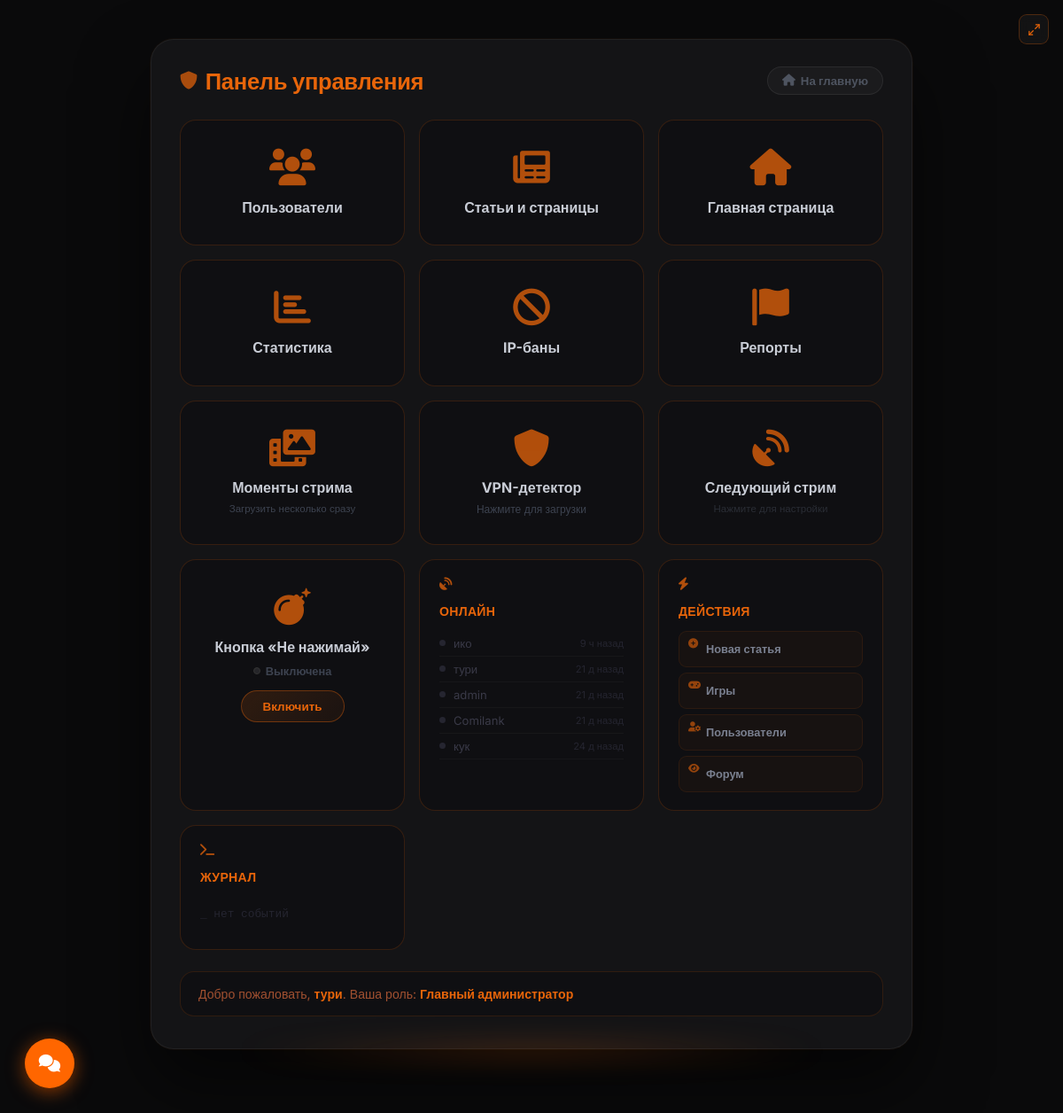
The app's page /admin (signed in), older data.
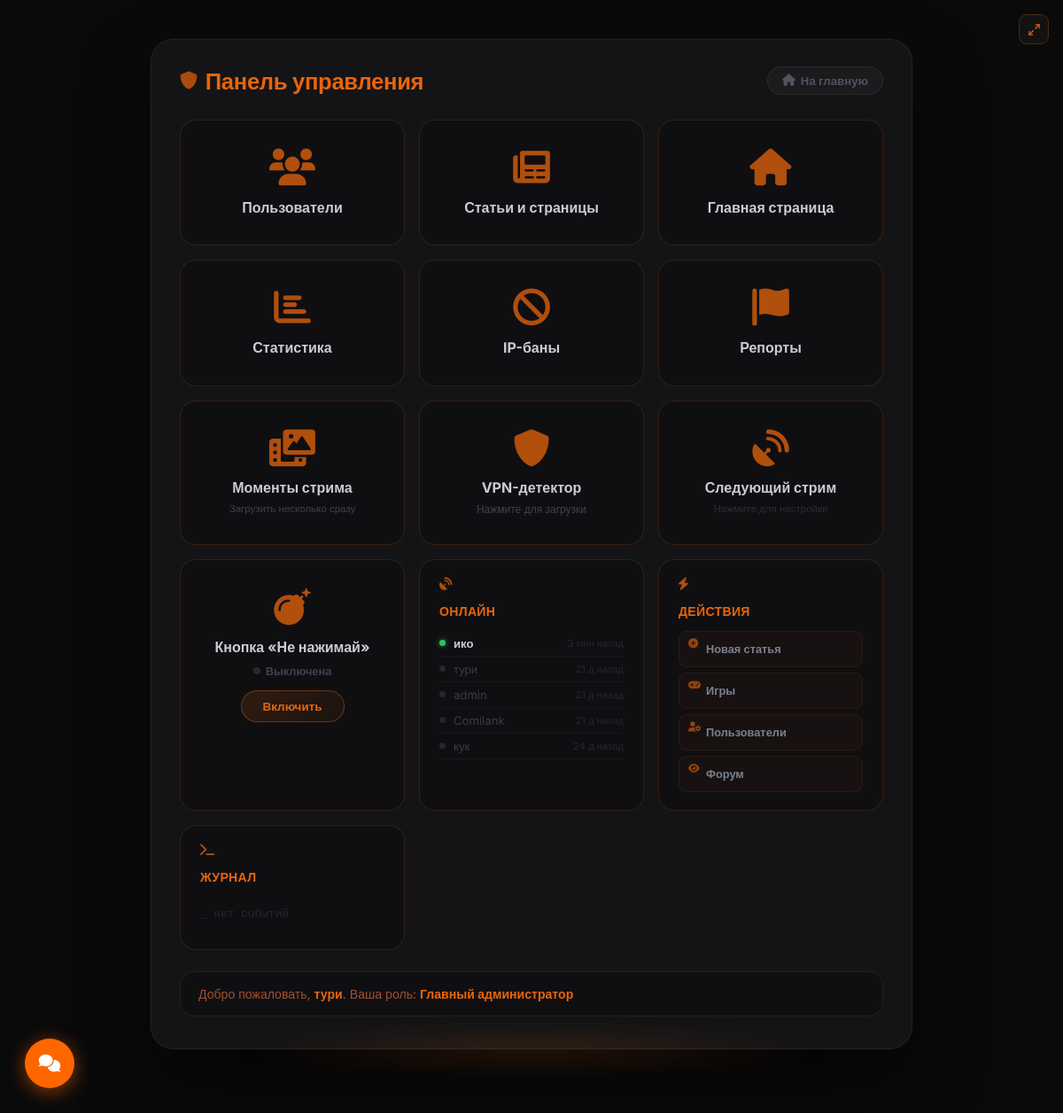
The same page, newer data.
### models.py (models this page shows, shortened)
class User(db.Model, UserMixin):
    __tablename__ = 'users'
    id             = db.Column(db.Integer, primary_key=True)
    username       = db.Column(db.String(80),  unique=True, nullable=False)
    email          = db.Column(db.String(120), unique=True, nullable=False)
    password_hash  = db.Column(db.String(256), nullable=False)
    role           = db.Column(db.Integer, default=0)
    created_at     = db.Column(db.DateTime, default=datetime.utcnow)   # дата регистрации
    last_seen      = db.Column(db.DateTime, default=datetime.utcnow)
    banned_until   = db.Column(db.DateTime, nullable=True)
    ban_reason     = db.Column(db.String(500), nullable=True)
    banned_by_id   = db.Column(db.Integer, db.ForeignKey('users.id'), nullable=True)
    recovery_key   = db.Column(db.String(256), nullable=True)
    avatar         = db.Column(db.String(300), nullable=True)
    terms_agreed   = db.Column(db.Boolean, default=False)
    privacy_agreed = db.Column(db.Boolean, default=False)
    articles       = db.relationship('Article',  backref='author',     lazy='dynamic', foreign_keys='Article.author_id')
    comments       = db.relationship('Comment',  backref='author',     lazy='dynamic', foreign_keys='Comment.author_id')
    votes          = db.relationship('Vote',     backref='user',       lazy='dynamic')
    extra_pages    = db.relationship('ExtraPage', backref='author',    lazy='dynamic', foreign_keys='ExtraPage.author_id')
    comment_reactions = db.relationship('CommentReaction', backref='user', lazy='dynamic')
    def can_ip_ban(self):
        return self.role >= 4

### app.py (the view)
@app.route('/admin')
@login_required
@editor_required
def admin_panel():
    from sqlalchemy import func as sqlfunc
    settings = SiteSettings.get()
    stats = None
    digest_data = {}
    if current_user.role >= 4:
        stats = type('S', (), {
            'articles': Article.query.count(),
            'users':    User.query.count(),
            'comments': Comment.query.count(),
            'views':    db.session.query(sqlfunc.sum(Article.views)).scalar() or 0,
        })()
        recent_comments = Comment.query.order_by(Comment.created_at.desc()).limit(5).all()
        now = datetime.utcnow()
        def ago(dt):
            if not dt: return '—'
            total = (now - dt).total_seconds()
            if total < 60: return 'только что'
            if total < 3600: return f'{int(total//60)} мин назад'
            if total < 86400: return f'{int(total//3600)} ч назад'
            days = int(total // 86400)
            return f'{days} д назад'
        digest_data['recent_comments'] = [
            {'author': c.author.username if c.author else '?', 'ago': ago(c.created_at)}
            for c in recent_comments
        ]
        recent_users = User.query.order_by(User.last_seen.desc()).limit(5).all()
        digest_data['recent_users'] = [
            {'username': u.username,
             'ago': ago(u.last_seen),
             'online': (now - u.last_seen).total_seconds() < 300}
            for u in recent_users
        ]
    open_reports_count = Report.query.filter(
        (Report.resolved == False) | (Report.resolved == None)
    ).count()
    return render_template('admin/dashboard.html',
                           chaos_button_enabled=settings.chaos_button_enabled,
                           stats=stats,
                           digest_data=digest_data,
                           next_stream_widget=NextStream.query.first(),
                           open_reports_count=open_reports_count)

### app.py (called while the page is built)
@login_manager.user_loader
def load_user(user_id):
    return User.query.get(int(user_id))

@app.before_request
def update_last_seen():
    if current_user.is_authenticated:
        from flask import g as _g
        _now = datetime.utcnow()
        _last = session.get('_ls_ts', 0)
        if _now.timestamp() - _last > 60:
            current_user.last_seen = _now
            db.session.commit()
            session['_ls_ts'] = _now.timestamp()

def editor_required(f):
    from functools import wraps
    @wraps(f)
    def decorated(*args, **kwargs):
        if not current_user.is_authenticated or current_user.role < 2: abort(403)
        return f(*args, **kwargs)
    return decorated

### models.py (called while the page is built)
    @staticmethod
    def get():
        s = SiteSettings.query.first()
        if not s:
            s = SiteSettings(chaos_button_enabled=False)
            db.session.add(s)
            db.session.commit()
        return s

### templates/admin/dashboard.html (shortened to what the changed rows need)
{% extends "base.html" %}
{% block content %}
<div class="admin-outer">
<div class="admin-card">
    <div class="admin-header">
        <h2 class="admin-title"><i class="fas fa-shield-alt"></i> Панель управления</h2>
    </div>
    <div class="dash-grid">
        {% set _perm = current_user.permissions if current_user.permissions else none %}
        {% if current_user.role >= 4 or (_perm and _perm.can_toggle_chaos) or (_perm and _perm.can_broadcast) %}
        <div class="dash-tile" style="cursor:default;text-align:left;padding:20px 22px;">
            {% if digest_data and digest_data.recent_users %}
            {% for u in digest_data.recent_users %}
            <div style="display:flex;align-items:center;gap:9px;padding:6px 0;border-bottom:1px solid rgba(255,255,255,0.03);">
                <span style="width:7px;height:7px;border-radius:50%;flex-shrink:0;
                    {% if u.online %}background:#30c060;box-shadow:0 0 6px rgba(48,192,96,0.7);
                    {% else %}background:#252530;{% endif %}"></span>
                <span style="color:{% if u.online %}#c9cdd6{% else %}#3a3a48{% endif %};font-size:0.82rem;font-weight:{% if u.online %}600{% else %}400{% endif %};flex:1;overflow:hidden;text-overflow:ellipsis;white-space:nowrap;">{{ u.username }}</span>
                <span style="color:#252530;font-size:0.7rem;white-space:nowrap;">{{ u.ago }}</span>
            </div>
            {% endfor %}
            {% else %}
            <div style="color:#252530;font-size:0.8rem;padding:12px 0;">Нет данных</div>
            {% endif %}
        </div>
                {% set actions = [
                    (url_for('admin_article_create'), 'fas fa-plus-circle', 'Новая статья'),
                    (url_for('admin_games'),          'fas fa-gamepad',     'Игры'),
                    (url_for('admin_users'),          'fas fa-user-cog',    'Пользователи'),
                    (url_for('forum'),                'fas fa-eye',         'Форум'),
                ] %}
        {% endif %}
    </div>
</div>
</div>
{% endblock %}

Row changes from the older to the newer data that the page shows:
changed User "ико": ago "9 ч назад" → "3 мин назад"
